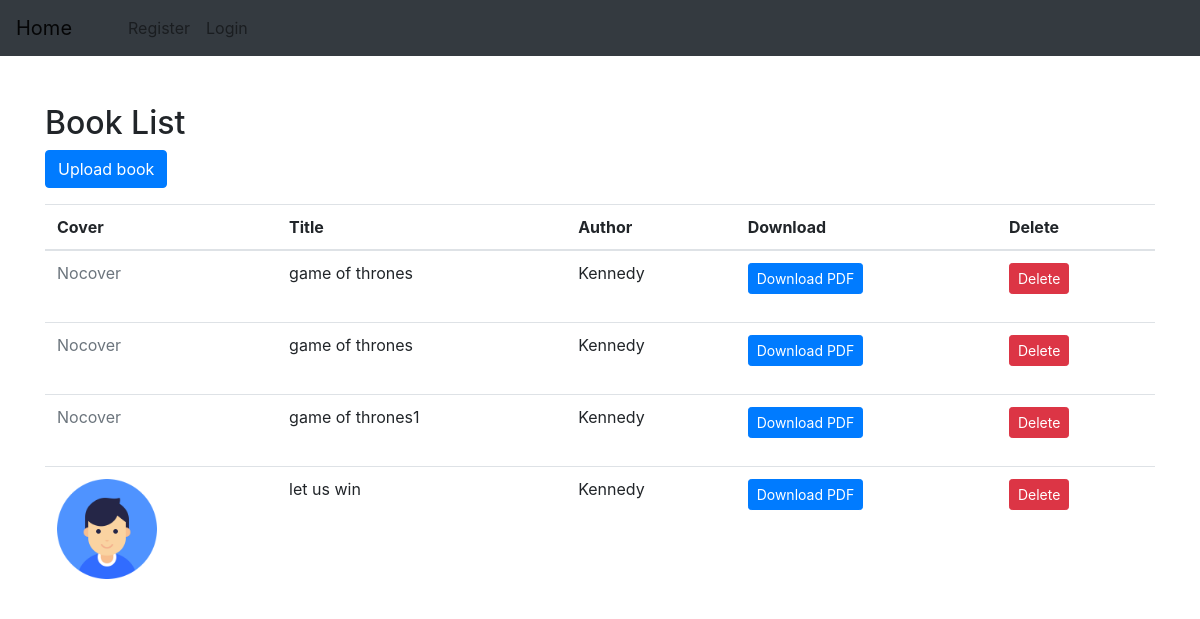
The app's page /books, older data.
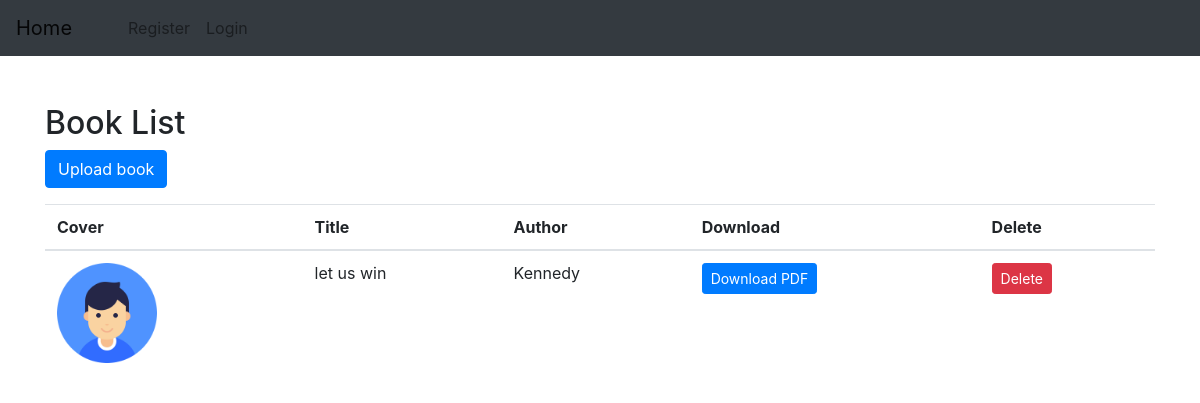
The same page, newer data.
### upload/models.py (models this page shows, shortened)
class Book(models.Model):
    title = models.CharField(max_length=100)
    author = models.CharField(max_length=100)
    pdf = models.FileField(upload_to='books/pdfs/')
    cover = models.ImageField(upload_to='books/covers/', null=True, blank=True)
    """overriding predefined model methods"""

### upload/views.py (the view)
# urls.py: path('books', views.book_list, name="book_list"),
def book_list(request):
    books = Book.objects.all()
    return render(request, 'book_list.html', {
        'books': books
    })

### upload/templates/book_list.html (shortened to what this page needs)
{% extends 'base.html' %}
{% block content %}
<br><br>
<h2>Book List</h2>
<p>
      <a href="{% url 'upload_book' %}" class="btn btn-primary">Upload book</a>
    </p>
<table class="table mb-0">
    <thead>
      <tr>
          <th>Cover</th>
        <th>Title</th>
        <th>Author</th>
        <th>Download</th>
          <th>Delete</th>
      </tr>
    </thead>
    <tbody>
      {% for book in books %}
        <tr>
            <td>
                {% if book.cover %}
                 <img src="{{ book.cover.url }}" alt="{{ book.title }}" style="width: 100px">
                {% else %}
                  <span class="text-muted">Nocover</span>
                {% endif %}
            </td>
          <td>{{ book.title }}</td>
          <td>{{ book.author }}</td>
           <td>
            <a href="{{ book.pdf.url }}" class="btn btn-primary btn-sm" target="_blank">
              Download PDF
            </a>
          </td>
            <td>
                <form method="post" action="{% url 'delete_book' book.pk %}">
                <button type="submit" class="btn btn-danger btn-sm">Delete</button>
                </form>
          </td>
        </tr>
      {% endfor %}
    </tbody>
  </table>
{% endblock %}

### upload/templates/base.html (shortened to what this page needs)
<html>
<head>
    <link rel="stylesheet" href="https://stackpath.bootstrapcdn.com/bootstrap/4.2.1/css/bootstrap.min.css">
</head>
<body>
<nav class="navbar navbar-expand-lg navbar-light bg-dark">
  <a class="navbar-brand" href="{% url 'index' %}">Home</a>
  <div class="collapse navbar-collapse" id="navbarNav">
    <ul class="navbar-nav">
      <li class="nav-item">
        <a class="nav-link" href=""></a>
      </li>
       <li class="nav-item">
        <a class="nav-link" href=""></a>
      </li>
      <li class="nav-item">
        <a class="nav-link" href="">Register</a>
      </li>
      <li class="nav-item">
          <a class="nav-link" href="">Login</a>
      </li>
    </ul>
  </div>
</nav>
<div class="container">
  {% block content %}
  {% endblock %}
</div>
</body>
</html>

Row changes from the older to the newer data that the page shows:
removed Book: shows "Nocover", title "game of thrones", author "Kennedy"
removed Book: shows "Nocover", title "game of thrones", author "Kennedy"
removed Book: shows "Nocover", title "game of thrones1", author "Kennedy"
